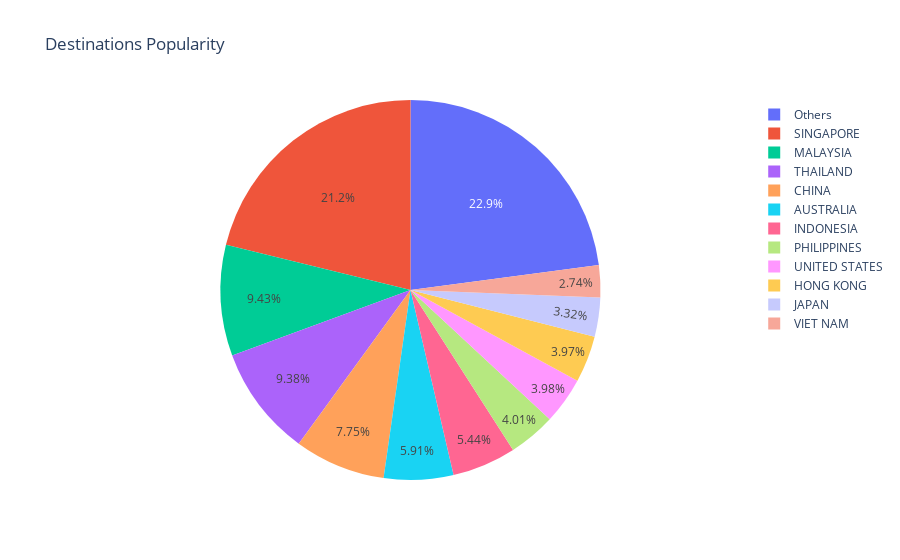

Notebook code for this chart:
### Code cell
df1 = df.groupby(by=["Destination"]).size().reset_index(name="counts")
df1.nlargest(15,['counts'])
df1['DestinationNew'] = np.where(df1['counts']>1090, df1['Destination'], 'Others')
fig = px.pie(df1, values='counts', names='DestinationNew', title='Destinations Popularity')
fig.show()

### Figure 1 — Plotly figure (JSON) as saved in the notebook; plotly's stock layout.template omitted (floating-point values rounded to 4 significant figures; data arrays with more than 128 entries replaced by an {"elided": "..."} marker saying what was removed)
{"data": [{"domain": {"x": [0, 1], "y": [0, 1]}, "hovertemplate": "DestinationNew=%{label}<br>counts=%{value}<extra></extra>", "labels": {"elided": "136 str values"}, "legendgroup": "", "name": "", "showlegend": true, "type": "pie", "values": {"elided": "136 int values"}}], "layout": {"legend": {"tracegroupgap": 0}, "title": {"text": "Destinations Popularity"}}}
